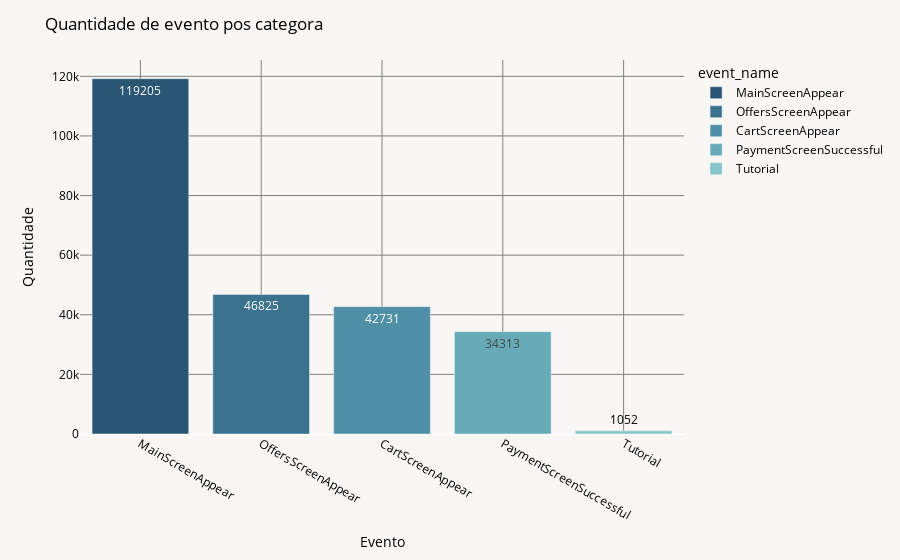

Notebook code for this chart:
### Code cell
# Gráfico de barras 

fig = px.bar(
    events_group,
    x="event_name",
    y="count",
    color="event_name",
    text="count",                   
    color_discrete_sequence = px.colors.sequential.Teal[::-1]  
)

# Ajustar layout
fig.update_layout(
    xaxis_title="Evento",
    yaxis_title="Quantidade",
    title="Quantidade de evento pos categora",
    
    plot_bgcolor="#f8f7f3",     # fundo da área de plotagem
    paper_bgcolor="#f8f7f3",    # fundo geral do gráfico
    font=dict(color="black"),    # cor das fontes
    xaxis=dict(gridcolor="gray"),
    yaxis=dict(gridcolor="gray")
)

fig.show()

### Figure 1 — Plotly figure (JSON) as saved in the notebook; plotly's stock layout.template omitted (floating-point values rounded to 4 significant figures)
{"data": [{"alignmentgroup": "True", "hovertemplate": "event_name=%{x}<br>count=%{text}<extra></extra>", "legendgroup": "MainScreenAppear", "marker": {"color": "rgb(42, 86, 116)", "pattern": {"shape": ""}}, "name": "MainScreenAppear", "offsetgroup": "MainScreenAppear", "orientation": "v", "showlegend": true, "text": [119205], "textposition": "auto", "type": "bar", "x": ["MainScreenAppear"], "xaxis": "x", "y": [119205], "yaxis": "y"}, {"alignmentgroup": "True", "hovertemplate": "event_name=%{x}<br>count=%{text}<extra></extra>", "legendgroup": "OffersScreenAppear", "marker": {"color": "rgb(59, 115, 143)", "pattern": {"shape": ""}}, "name": "OffersScreenAppear", "offsetgroup": "OffersScreenAppear", "orientation": "v", "showlegend": true, "text": [46825], "textposition": "auto", "type": "bar", "x": ["OffersScreenAppear"], "xaxis": "x", "y": [46825], "yaxis": "y"}, {"alignmentgroup": "True", "hovertemplate": "event_name=%{x}<br>count=%{text}<extra></extra>", "legendgroup": "CartScreenAppear", "marker": {"color": "rgb(79, 144, 166)", "pattern": {"shape": ""}}, "name": "CartScreenAppear", "offsetgroup": "CartScreenAppear", "orientation": "v", "showlegend": true, "text": [42731], "textposition": "auto", "type": "bar", "x": ["CartScreenAppear"], "xaxis": "x", "y": [42731], "yaxis": "y"}, {"alignmentgroup": "True", "hovertemplate": "event_name=%{x}<br>count=%{text}<extra></extra>", "legendgroup": "PaymentScreenSuccessful", "marker": {"color": "rgb(104, 171, 184)", "pattern": {"shape": ""}}, "name": "PaymentScreenSuccessful", "offsetgroup": "PaymentScreenSuccessful", "orientation": "v", "showlegend": true, "text": [34313], "textposition": "auto", "type": "bar", "x": ["PaymentScreenSuccessful"], "xaxis": "x", "y": [34313], "yaxis": "y"}, {"alignmentgroup": "True", "hovertemplate": "event_name=%{x}<br>count=%{text}<extra></extra>", "legendgroup": "Tutorial", "marker": {"color": "rgb(133, 196, 201)", "pattern": {"shape": ""}}, "name": "Tutorial", "offsetgroup": "Tutorial", "orientation": "v", "showlegend": true, "text": [1052], "textposition": "auto", "type": "bar", "x": ["Tutorial"], "xaxis": "x", "y": [1052], "yaxis": "y"}], "layout": {"barmode": "relative", "font": {"color": "black"}, "legend": {"title": {"text": "event_name"}, "tracegroupgap": 0}, "margin": {"t": 60}, "paper_bgcolor": "#f8f7f3", "plot_bgcolor": "#f8f7f3", "title": {"text": "Quantidade de evento pos categora"}, "xaxis": {"anchor": "y", "categoryarray": ["MainScreenAppear", "OffersScreenAppear", "CartScreenAppear", "PaymentScreenSuccessful", "Tutorial"], "categoryorder": "array", "domain": [0, 1], "gridcolor": "gray", "title": {"text": "Evento"}}, "yaxis": {"anchor": "x", "domain": [0, 1], "gridcolor": "gray", "title": {"text": "Quantidade"}}}}
